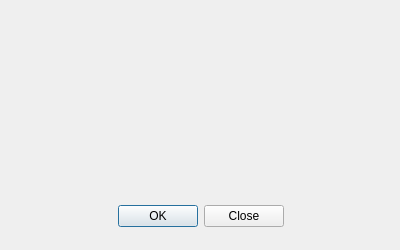
<?xml version="1.0" encoding="UTF-8"?>
<ui version="4.0">
 <class>PXMAboutDialog</class>
 <widget class="QDialog" name="PXMAboutDialog">
  <property name="geometry">
   <rect>
    <x>0</x>
    <y>0</y>
    <width>400</width>
    <height>250</height>
   </rect>
  </property>
  <property name="sizePolicy">
   <sizepolicy hsizetype="Fixed" vsizetype="Fixed">
    <horstretch>0</horstretch>
    <verstretch>0</verstretch>
   </sizepolicy>
  </property>
  <property name="minimumSize">
   <size>
    <width>400</width>
    <height>250</height>
   </size>
  </property>
  <property name="maximumSize">
   <size>
    <width>400</width>
    <height>300</height>
   </size>
  </property>
  <property name="focusPolicy">
   <enum>Qt::NoFocus</enum>
  </property>
  <property name="windowTitle">
   <string>About PXMessenger</string>
  </property>
  <property name="modal">
   <bool>true</bool>
  </property>
  <widget class="QDialogButtonBox" name="buttonBox">
   <property name="geometry">
    <rect>
     <x>30</x>
     <y>200</y>
     <width>341</width>
     <height>32</height>
    </rect>
   </property>
   <property name="orientation">
    <enum>Qt::Horizontal</enum>
   </property>
   <property name="standardButtons">
    <set>QDialogButtonBox::Close|QDialogButtonBox::Ok</set>
   </property>
   <property name="centerButtons">
    <bool>true</bool>
   </property>
  </widget>
  <widget class="QLabel" name="label">
   <property name="geometry">
    <rect>
     <x>0</x>
     <y>0</y>
     <width>400</width>
     <height>250</height>
    </rect>
   </property>
   <property name="sizePolicy">
    <sizepolicy hsizetype="MinimumExpanding" vsizetype="MinimumExpanding">
     <horstretch>0</horstretch>
     <verstretch>0</verstretch>
    </sizepolicy>
   </property>
   <property name="minimumSize">
    <size>
     <width>400</width>
     <height>250</height>
    </size>
   </property>
   <property name="maximumSize">
    <size>
     <width>600</width>
     <height>350</height>
    </size>
   </property>
   <property name="text">
    <string/>
   </property>
  </widget>
  <widget class="QLabel" name="label_2">
   <property name="geometry">
    <rect>
     <x>30</x>
     <y>30</y>
     <width>64</width>
     <height>64</height>
    </rect>
   </property>
   <property name="text">
    <string/>
   </property>
  </widget>
  <zorder>label</zorder>
  <zorder>buttonBox</zorder>
  <zorder>label_2</zorder>
 </widget>
 <resources/>
 <connections>
  <connection>
   <sender>buttonBox</sender>
   <signal>accepted()</signal>
   <receiver>PXMAboutDialog</receiver>
   <slot>accept()</slot>
   <hints>
    <hint type="sourcelabel">
     <x>248</x>
     <y>254</y>
    </hint>
    <hint type="destinationlabel">
     <x>157</x>
     <y>274</y>
    </hint>
   </hints>
  </connection>
  <connection>
   <sender>buttonBox</sender>
   <signal>rejected()</signal>
   <receiver>PXMAboutDialog</receiver>
   <slot>reject()</slot>
   <hints>
    <hint type="sourcelabel">
     <x>316</x>
     <y>260</y>
    </hint>
    <hint type="destinationlabel">
     <x>286</x>
     <y>274</y>
    </hint>
   </hints>
  </connection>
 </connections>
</ui>
